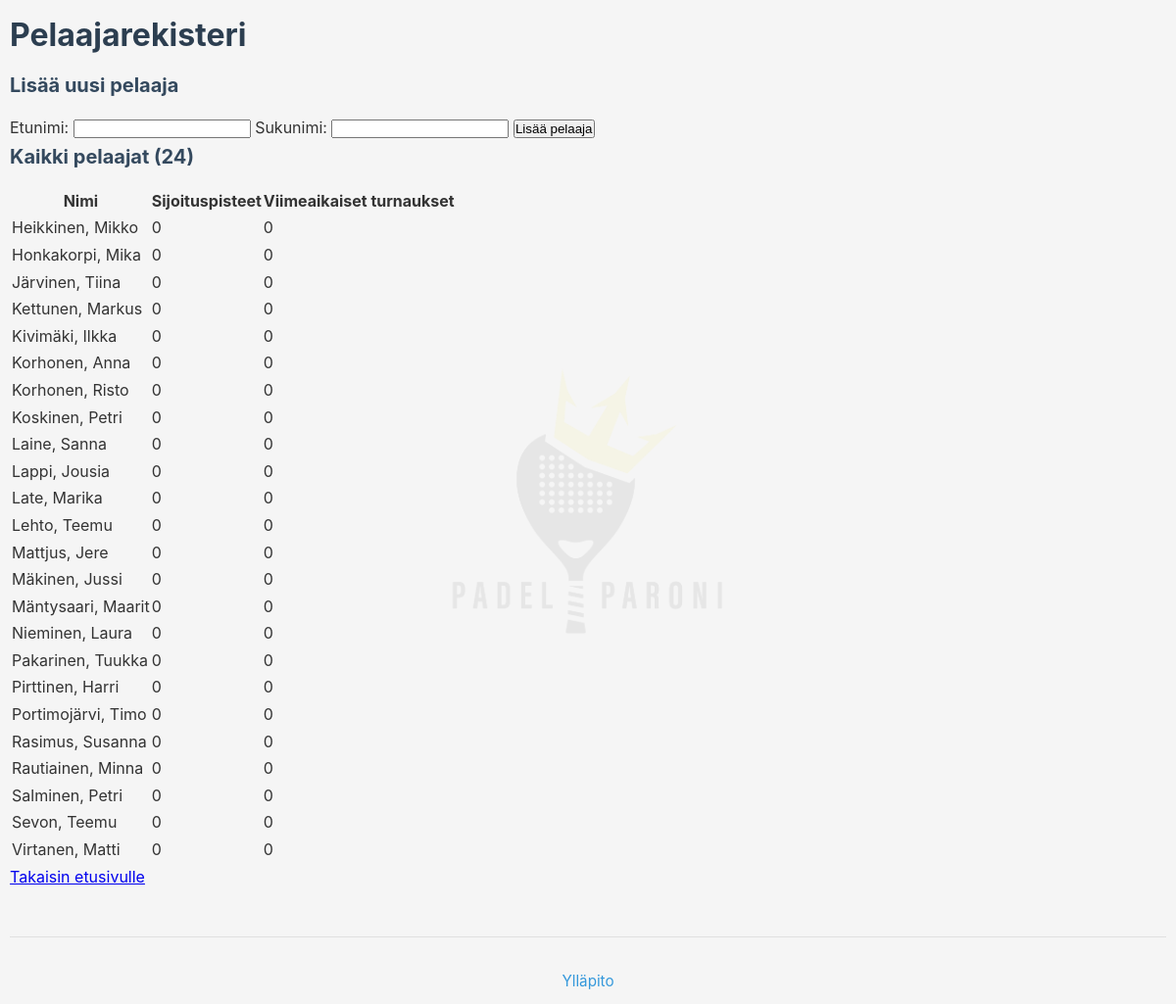
The page /players on the database its author committed.
### tables this page shows
CREATE TABLE player_registry (
            id INTEGER PRIMARY KEY AUTOINCREMENT,
            first_name TEXT NOT NULL CHECK(length(trim(first_name)) > 0 AND length(first_name) <= 100),
            last_name TEXT NOT NULL CHECK(length(trim(last_name)) > 0 AND length(last_name) <= 100),
            created_at TIMESTAMP DEFAULT CURRENT_TIMESTAMP,
            UNIQUE(first_name, last_name)
        );

### app.py (the view)
@app.route('/players')
def players_list():
    db = get_db()
    players = db.execute("""
        SELECT
            pr.id,
            pr.first_name,
            pr.last_name,
            ps.seed_points,
            ps.recent_tournaments
        FROM player_registry pr
        LEFT JOIN player_seeding ps ON pr.id = ps.player_id
        ORDER BY ps.seed_points DESC, pr.last_name ASC, pr.first_name ASC
    """).fetchall()
    return render_template('players_list.html', players=players)

### app.py (called while the page is built)
@app.before_request
def check_admin_session():
    if request.path.startswith('/admin') and request.path not in ['/admin/login', '/admin/setup']:
        if not session.get('logged_in_as_admin'):
            return redirect('/admin/login')
        last_activity_str = session.get('last_activity')
        if last_activity_str:
            last_activity = datetime.fromisoformat(last_activity_str)
            if datetime.now() - last_activity > timedelta(minutes=30):
                session.clear()
                flash('Session expired. Please log in again.')
                return redirect('/admin/login')
        session['last_activity'] = datetime.now().isoformat()

### database.py (called while the page is built)
def get_db():
    try:
        from flask import current_app
        db_path = current_app.config.get('DATABASE', DATABASE)
    except (ImportError, RuntimeError):
        db_path = DATABASE
    uri_mode = db_path.startswith('file:')
    conn = sqlite3.connect(db_path, uri=uri_mode)
    conn.row_factory = sqlite3.Row  # Returns rows as dictionaries
    return conn

### templates/players_list.html (shortened to what this page needs)
<!DOCTYPE html>
<html lang="fi">
<head>
    <link rel="stylesheet" href="{{ url_for('static', filename='css/style.css') }}">
</head>
<body>
    <h1>Pelaajarekisteri</h1>
    <div class="add-player-form">
        <h2>Lisää uusi pelaaja</h2>
        <form method="POST" action="/player/create">
            <label>Etunimi:</label>
            <input type="text" name="first_name" required>
            <label>Sukunimi:</label>
            <input type="text" name="last_name" required>
            <button type="submit">Lisää pelaaja</button>
        </form>
    </div>
    <div class="players-list">
        <h2>Kaikki pelaajat ({{ players|length }})</h2>
        {% if players %}
        <table>
            <thead>
                <tr>
                    <th>Nimi</th>
                    <th>Sijoituspisteet</th>
                    <th>Viimeaikaiset turnaukset</th>
                </tr>
            </thead>
            <tbody>
                {% for player in players %}
                <tr>
                    <td>
                        {{ player.last_name }}, {{ player.first_name }}
                    </td>
                    <td>{{ player.seed_points or 0 }}</td>
                    <td>{{ player.recent_tournaments or 0 }}</td>
                </tr>
                {% endfor %}
            </tbody>
        </table>
        {% else %}
        <p>Ei vielä pelaajia rekisterissä. Lisää ensimmäinen pelaaja yllä!</p>
        {% endif %}
    </div>
    <div class="navigation">
        <a href="/">Takaisin etusivulle</a>
    </div>
    <div style="margin-top: 3rem; padding-top: 2rem; border-top: 1px solid #e0e0e0; text-align: center;">
        <a href="{{ url_for('admin_dashboard') }}" style="color: #3498db; text-decoration: none; font-size: 0.95rem;">Ylläpito</a>
    </div>
</body>
</html>

### static/css/style.css (style rules this page uses)
* { margin: 0; padding: 0; box-sizing: border-box; }
body { font-family: -apple-system, BlinkMacSystemFont, 'Segoe UI', Roboto, Oxygen, Ubuntu, Cantarell, sans-serif; background: #f5f5f5; padding: 10px; line-height: 1.6; color: #333; position: relative; }
body::before { content: ''; position: fixed; top: 50%; left: 50%; transform: translate(-50%, -50%); width: 300px; height: 300px; background-image: url('../images/padel-paroni-logo.png'); background-size: contain; background-repeat: no-repeat; background-position: center; opacity: 0.06; pointer-events: none; z-index: -1; }
h1 { color: #2c3e50; margin-bottom: 10px; font-size: 28px; }
h2 { color: #34495e; margin-bottom: 15px; font-size: 20px; }
@media (min-width: 768px) { h1 { font-size: 32px; } }

### rows shown on the page
player_registry: last_name "Heikkinen", first_name "Mikko", seed_points "0", recent_tournaments "0"
player_registry: last_name "Honkakorpi", first_name "Mika", seed_points "0", recent_tournaments "0"
player_registry: last_name "Järvinen", first_name "Tiina", seed_points "0", recent_tournaments "0"
player_registry: last_name "Kettunen", first_name "Markus", seed_points "0", recent_tournaments "0"
player_registry: last_name "Kivimäki", first_name "Ilkka", seed_points "0", recent_tournaments "0"
player_registry: last_name "Korhonen", first_name "Anna", seed_points "0", recent_tournaments "0"
player_registry: last_name "Korhonen", first_name "Risto", seed_points "0", recent_tournaments "0"
player_registry: last_name "Koskinen", first_name "Petri", seed_points "0", recent_tournaments "0"
player_registry: last_name "Laine", first_name "Sanna", seed_points "0", recent_tournaments "0"
player_registry: last_name "Lappi", first_name "Jousia", seed_points "0", recent_tournaments "0"
player_registry: last_name "Late", first_name "Marika", seed_points "0", recent_tournaments "0"
player_registry: last_name "Lehto", first_name "Teemu", seed_points "0", recent_tournaments "0"
player_registry: last_name "Mattjus", first_name "Jere", seed_points "0", recent_tournaments "0"
player_registry: last_name "Mäkinen", first_name "Jussi", seed_points "0", recent_tournaments "0"
player_registry: last_name "Mäntysaari", first_name "Maarit", seed_points "0", recent_tournaments "0"
player_registry: last_name "Nieminen", first_name "Laura", seed_points "0", recent_tournaments "0"
player_registry: last_name "Pakarinen", first_name "Tuukka", seed_points "0", recent_tournaments "0"
player_registry: last_name "Pirttinen", first_name "Harri", seed_points "0", recent_tournaments "0"
player_registry: last_name "Portimojärvi", first_name "Timo", seed_points "0", recent_tournaments "0"
player_registry: last_name "Rasimus", first_name "Susanna", seed_points "0", recent_tournaments "0"
player_registry: last_name "Rautiainen", first_name "Minna", seed_points "0", recent_tournaments "0"
player_registry: last_name "Salminen", first_name "Petri", seed_points "0", recent_tournaments "0"
player_registry: last_name "Sevon", first_name "Teemu", seed_points "0", recent_tournaments "0"
player_registry: last_name "Virtanen", first_name "Matti", seed_points "0", recent_tournaments "0"

### other values the page prints
{{ players|length }} "24"
